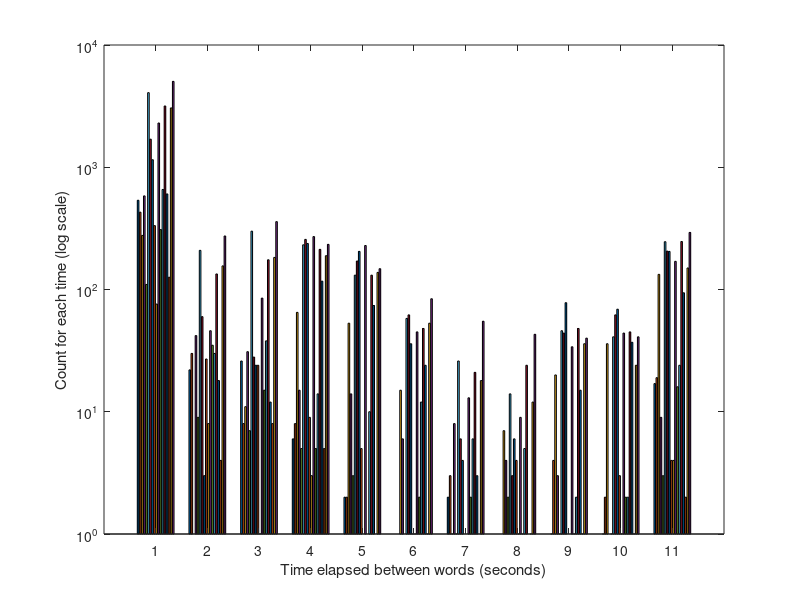
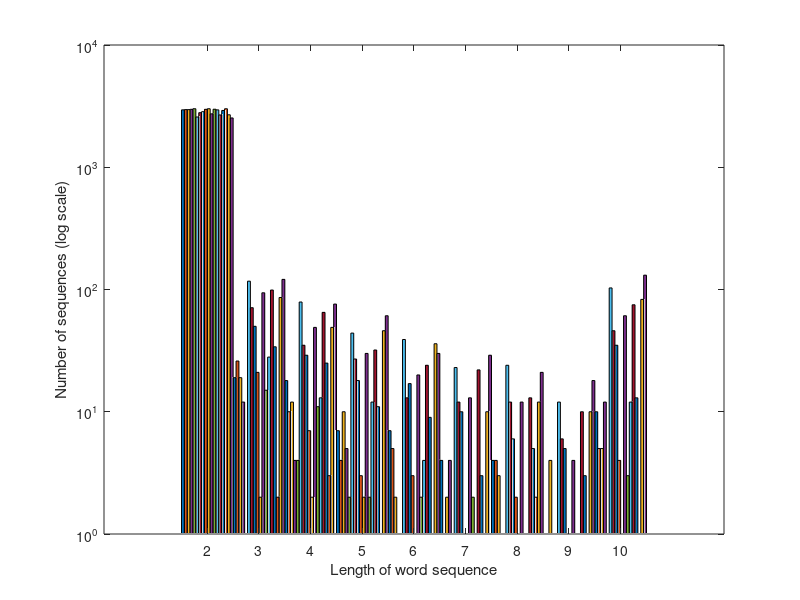

MATLAB code for these plots, in order:
 close all
 
%%

clear;
load('timeElapsed');
N = length(timeElapsed);

bins = 0:1:11;
timeElapsedPerSubject=zeros([length(bins)-1 N]);
for i=1:N
   s = timeElapsed{i};
   s(s>=10) = 10;
   for j=1:length(bins)-1
       timeElapsedPerSubject(j,i) = sum(s>=bins(j) & s<bins(j+1));
   end
end

figure; bar(timeElapsedPerSubject);
set(gca,'YScale','log');
ylabel('Count for each time (log scale)');
xlabel('Time elapsed between words (seconds)')


%% 

clear;
load('testSubject_vs_words');

figure;
[n, xout] = hist(subjectVSwords',[2:10]);
bar(xout, n, 'barwidth', 1, 'basevalue', 1);
set(gca,'YScale','log');
ylabel('Number of sequences (log scale)');
xlabel('Length of word sequence')